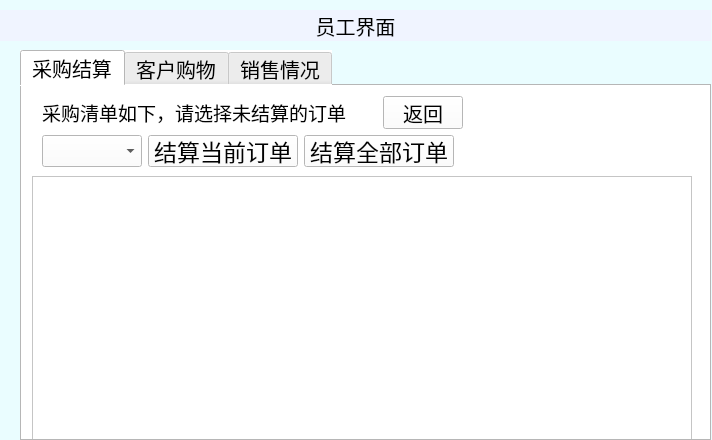
<?xml version="1.0" encoding="UTF-8"?>
<ui version="4.0">
 <class>SettleAccount</class>
 <widget class="QWidget" name="SettleAccount">
  <property name="geometry">
   <rect>
    <x>0</x>
    <y>0</y>
    <width>712</width>
    <height>440</height>
   </rect>
  </property>
  <property name="windowTitle">
   <string>Form</string>
  </property>
  <property name="styleSheet">
   <string notr="true">background-color: rgb(234, 253, 255);</string>
  </property>
  <widget class="QTabWidget" name="tabWidget">
   <property name="geometry">
    <rect>
     <x>20</x>
     <y>50</y>
     <width>691</width>
     <height>391</height>
    </rect>
   </property>
   <property name="font">
    <font>
     <pointsize>15</pointsize>
     <weight>50</weight>
     <bold>false</bold>
    </font>
   </property>
   <property name="styleSheet">
    <string notr="true">background-color: rgb(255, 255, 255);</string>
   </property>
   <property name="currentIndex">
    <number>0</number>
   </property>
   <widget class="QWidget" name="tab">
    <attribute name="title">
     <string>采购结算</string>
    </attribute>
    <widget class="QListWidget" name="listWidget">
     <property name="geometry">
      <rect>
       <x>10</x>
       <y>90</y>
       <width>660</width>
       <height>271</height>
      </rect>
     </property>
     <property name="maximumSize">
      <size>
       <width>660</width>
       <height>16777215</height>
      </size>
     </property>
    </widget>
    <widget class="QWidget" name="layoutWidget">
     <property name="geometry">
      <rect>
       <x>20</x>
       <y>10</y>
       <width>421</width>
       <height>71</height>
      </rect>
     </property>
     <layout class="QGridLayout" name="gridLayout">
      <item row="0" column="0" colspan="3">
       <widget class="QLabel" name="label">
        <property name="font">
         <font>
          <pointsize>14</pointsize>
          <weight>50</weight>
          <bold>false</bold>
         </font>
        </property>
        <property name="text">
         <string>采购清单如下，请选择未结算的订单</string>
        </property>
       </widget>
      </item>
      <item row="0" column="3">
       <widget class="QPushButton" name="pushButton_return">
        <property name="sizePolicy">
         <sizepolicy hsizetype="Minimum" vsizetype="Minimum">
          <horstretch>0</horstretch>
          <verstretch>0</verstretch>
         </sizepolicy>
        </property>
        <property name="maximumSize">
         <size>
          <width>150</width>
          <height>16777215</height>
         </size>
        </property>
        <property name="font">
         <font>
          <pointsize>15</pointsize>
          <weight>50</weight>
          <bold>false</bold>
         </font>
        </property>
        <property name="text">
         <string>返回</string>
        </property>
       </widget>
      </item>
      <item row="1" column="0">
       <widget class="QComboBox" name="comboBox">
        <property name="sizePolicy">
         <sizepolicy hsizetype="Preferred" vsizetype="Minimum">
          <horstretch>0</horstretch>
          <verstretch>0</verstretch>
         </sizepolicy>
        </property>
        <property name="font">
         <font>
          <pointsize>15</pointsize>
         </font>
        </property>
       </widget>
      </item>
      <item row="1" column="1">
       <widget class="QPushButton" name="pushButton_settle">
        <property name="sizePolicy">
         <sizepolicy hsizetype="MinimumExpanding" vsizetype="MinimumExpanding">
          <horstretch>0</horstretch>
          <verstretch>0</verstretch>
         </sizepolicy>
        </property>
        <property name="maximumSize">
         <size>
          <width>150</width>
          <height>16777215</height>
         </size>
        </property>
        <property name="font">
         <font>
          <pointsize>17</pointsize>
          <weight>50</weight>
          <bold>false</bold>
         </font>
        </property>
        <property name="text">
         <string>结算当前订单</string>
        </property>
       </widget>
      </item>
      <item row="1" column="2" colspan="2">
       <widget class="QPushButton" name="pushButton_settle_all">
        <property name="sizePolicy">
         <sizepolicy hsizetype="MinimumExpanding" vsizetype="MinimumExpanding">
          <horstretch>0</horstretch>
          <verstretch>0</verstretch>
         </sizepolicy>
        </property>
        <property name="maximumSize">
         <size>
          <width>150</width>
          <height>16777215</height>
         </size>
        </property>
        <property name="font">
         <font>
          <pointsize>17</pointsize>
          <weight>50</weight>
          <bold>false</bold>
         </font>
        </property>
        <property name="text">
         <string>结算全部订单</string>
        </property>
       </widget>
      </item>
     </layout>
    </widget>
   </widget>
   <widget class="QWidget" name="tab_2">
    <attribute name="title">
     <string>客户购物</string>
    </attribute>
    <widget class="QListWidget" name="listWidget_user">
     <property name="geometry">
      <rect>
       <x>240</x>
       <y>-1</y>
       <width>451</width>
       <height>361</height>
      </rect>
     </property>
    </widget>
    <widget class="QWidget" name="layoutWidget">
     <property name="geometry">
      <rect>
       <x>0</x>
       <y>20</y>
       <width>231</width>
       <height>171</height>
      </rect>
     </property>
     <layout class="QGridLayout" name="gridLayout_2">
      <item row="0" column="0">
       <widget class="QLabel" name="label_type">
        <property name="sizePolicy">
         <sizepolicy hsizetype="MinimumExpanding" vsizetype="Preferred">
          <horstretch>0</horstretch>
          <verstretch>0</verstretch>
         </sizepolicy>
        </property>
        <property name="font">
         <font>
          <pointsize>15</pointsize>
          <weight>50</weight>
          <bold>false</bold>
         </font>
        </property>
        <property name="text">
         <string>商品类型</string>
        </property>
       </widget>
      </item>
      <item row="0" column="1">
       <widget class="QComboBox" name="comboBox_type">
        <property name="sizePolicy">
         <sizepolicy hsizetype="Preferred" vsizetype="MinimumExpanding">
          <horstretch>0</horstretch>
          <verstretch>0</verstretch>
         </sizepolicy>
        </property>
        <property name="font">
         <font>
          <pointsize>15</pointsize>
         </font>
        </property>
       </widget>
      </item>
      <item row="1" column="0">
       <widget class="QLabel" name="label_type_2">
        <property name="sizePolicy">
         <sizepolicy hsizetype="Expanding" vsizetype="Preferred">
          <horstretch>0</horstretch>
          <verstretch>0</verstretch>
         </sizepolicy>
        </property>
        <property name="font">
         <font>
          <pointsize>15</pointsize>
          <weight>50</weight>
          <bold>false</bold>
         </font>
        </property>
        <property name="text">
         <string>商品</string>
        </property>
        <property name="alignment">
         <set>Qt::AlignCenter</set>
        </property>
       </widget>
      </item>
      <item row="1" column="1">
       <widget class="QComboBox" name="comboBox_commodity">
        <property name="sizePolicy">
         <sizepolicy hsizetype="Preferred" vsizetype="MinimumExpanding">
          <horstretch>0</horstretch>
          <verstretch>0</verstretch>
         </sizepolicy>
        </property>
        <property name="font">
         <font>
          <pointsize>13</pointsize>
         </font>
        </property>
       </widget>
      </item>
      <item row="2" column="0">
       <widget class="QLabel" name="label_type_3">
        <property name="sizePolicy">
         <sizepolicy hsizetype="Preferred" vsizetype="Preferred">
          <horstretch>0</horstretch>
          <verstretch>0</verstretch>
         </sizepolicy>
        </property>
        <property name="font">
         <font>
          <pointsize>15</pointsize>
          <weight>50</weight>
          <bold>false</bold>
         </font>
        </property>
        <property name="text">
         <string>购买数量</string>
        </property>
       </widget>
      </item>
      <item row="2" column="1">
       <widget class="QLineEdit" name="lineEdit_num">
        <property name="sizePolicy">
         <sizepolicy hsizetype="Expanding" vsizetype="MinimumExpanding">
          <horstretch>0</horstretch>
          <verstretch>0</verstretch>
         </sizepolicy>
        </property>
        <property name="font">
         <font>
          <pointsize>15</pointsize>
         </font>
        </property>
       </widget>
      </item>
      <item row="4" column="1">
       <widget class="QPushButton" name="buy_btn">
        <property name="sizePolicy">
         <sizepolicy hsizetype="Minimum" vsizetype="Minimum">
          <horstretch>0</horstretch>
          <verstretch>0</verstretch>
         </sizepolicy>
        </property>
        <property name="font">
         <font>
          <pointsize>16</pointsize>
         </font>
        </property>
        <property name="text">
         <string>购买该商品</string>
        </property>
       </widget>
      </item>
     </layout>
    </widget>
    <widget class="QPushButton" name="pushButton_retnrn2">
     <property name="geometry">
      <rect>
       <x>20</x>
       <y>260</y>
       <width>101</width>
       <height>38</height>
      </rect>
     </property>
     <property name="sizePolicy">
      <sizepolicy hsizetype="Minimum" vsizetype="MinimumExpanding">
       <horstretch>0</horstretch>
       <verstretch>0</verstretch>
      </sizepolicy>
     </property>
     <property name="font">
      <font>
       <pointsize>15</pointsize>
       <weight>50</weight>
       <bold>false</bold>
      </font>
     </property>
     <property name="text">
      <string>返回</string>
     </property>
    </widget>
    <widget class="QPushButton" name="pushButton_sellte_user">
     <property name="geometry">
      <rect>
       <x>20</x>
       <y>220</y>
       <width>101</width>
       <height>38</height>
      </rect>
     </property>
     <property name="sizePolicy">
      <sizepolicy hsizetype="Minimum" vsizetype="MinimumExpanding">
       <horstretch>0</horstretch>
       <verstretch>0</verstretch>
      </sizepolicy>
     </property>
     <property name="font">
      <font>
       <pointsize>15</pointsize>
       <weight>50</weight>
       <bold>false</bold>
      </font>
     </property>
     <property name="text">
      <string>结算</string>
     </property>
    </widget>
   </widget>
   <widget class="QWidget" name="tab_3">
    <attribute name="title">
     <string>销售情况</string>
    </attribute>
    <widget class="QListWidget" name="listWidget_2">
     <property name="geometry">
      <rect>
       <x>10</x>
       <y>80</y>
       <width>661</width>
       <height>271</height>
      </rect>
     </property>
     <property name="font">
      <font>
       <pointsize>15</pointsize>
      </font>
     </property>
    </widget>
    <widget class="QComboBox" name="comboBox_OrdCheck">
     <property name="geometry">
      <rect>
       <x>160</x>
       <y>20</y>
       <width>171</width>
       <height>51</height>
      </rect>
     </property>
     <property name="font">
      <font>
       <pointsize>13</pointsize>
      </font>
     </property>
    </widget>
    <widget class="QLabel" name="label_3">
     <property name="geometry">
      <rect>
       <x>20</x>
       <y>30</y>
       <width>121</width>
       <height>31</height>
      </rect>
     </property>
     <property name="font">
      <font>
       <pointsize>15</pointsize>
      </font>
     </property>
     <property name="text">
      <string>请选择订单号</string>
     </property>
    </widget>
   </widget>
  </widget>
  <widget class="QLabel" name="label_2">
   <property name="geometry">
    <rect>
     <x>0</x>
     <y>10</y>
     <width>711</width>
     <height>31</height>
    </rect>
   </property>
   <property name="font">
    <font>
     <pointsize>15</pointsize>
    </font>
   </property>
   <property name="styleSheet">
    <string notr="true">background-color: rgb(240, 244, 255);</string>
   </property>
   <property name="text">
    <string>员工界面</string>
   </property>
   <property name="alignment">
    <set>Qt::AlignCenter</set>
   </property>
  </widget>
 </widget>
 <resources/>
 <connections/>
</ui>
